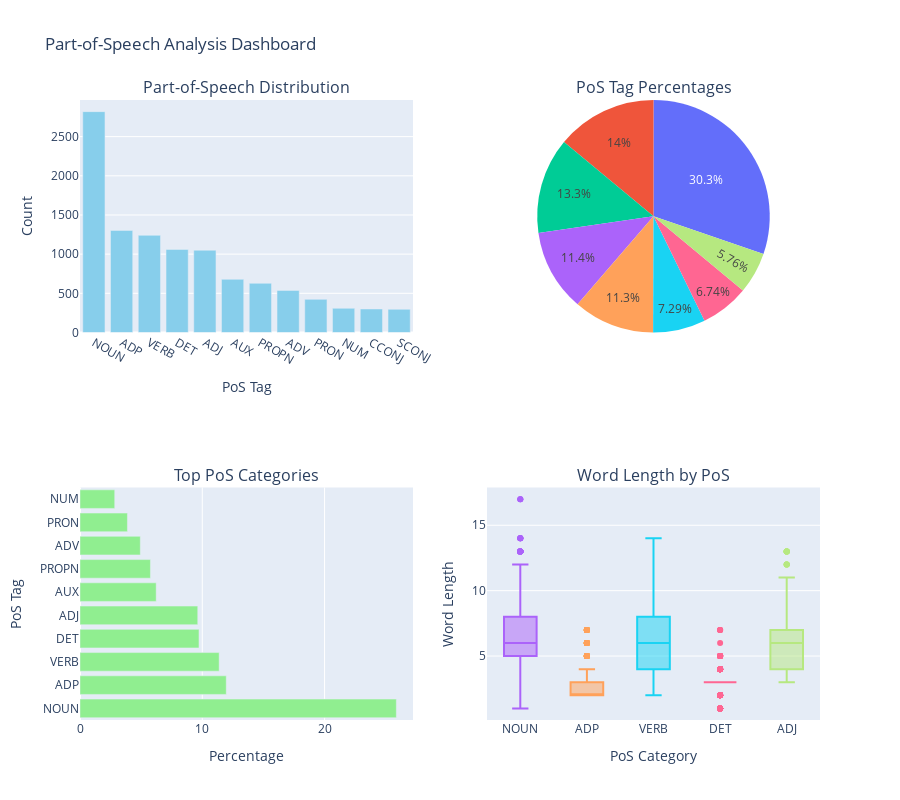

Here is the notebook cell this chart was saved with:
### Code cell
# 2. Part-of-Speech Visualizations
print("Creating PoS visualizations...")

# Prepare PoS data for visualization
pos_df = pd.DataFrame([(k, v) for k, v in sorted_pos], columns=['PoS_Tag', 'Count'])
pos_df['Description'] = pos_df['PoS_Tag'].apply(lambda x: spacy.explain(x) or x)
pos_df['Percentage'] = (pos_df['Count'] / total_tokens * 100).round(2)

# Create PoS visualization dashboard
fig_pos = make_subplots(
    rows=2, cols=2,
    subplot_titles=('Part-of-Speech Distribution', 'PoS Tag Percentages',
                   'Top PoS Categories', 'Word Length by PoS'),
    specs=[[{"type": "bar"}, {"type": "pie"}],
           [{"type": "bar"}, {"type": "box"}]]
)

# 1. PoS distribution bar chart
fig_pos.add_trace(
    go.Bar(x=pos_df['PoS_Tag'][:12], y=pos_df['Count'][:12],
           marker_color='skyblue', name='Count'),
    row=1, col=1
)

# 2. PoS percentage pie chart
fig_pos.add_trace(
    go.Pie(labels=pos_df['PoS_Tag'][:8], values=pos_df['Count'][:8],
           name="PoS Distribution"),
    row=1, col=2
)

# 3. Horizontal bar chart for better readability
fig_pos.add_trace(
    go.Bar(x=pos_df['Percentage'][:10], y=pos_df['PoS_Tag'][:10], 
           orientation='h', marker_color='lightgreen', name='Percentage'),
    row=2, col=1
)

# 4. Box plot of word lengths by PoS category
word_lengths_by_pos = defaultdict(list)
for pos_item in all_pos_data:
    word_lengths_by_pos[pos_item['pos']].append(len(pos_item['text']))

# Select top 5 PoS categories for box plot
top_pos_for_box = sorted_pos[:5]
for pos_type, _ in top_pos_for_box:
    fig_pos.add_trace(
        go.Box(y=word_lengths_by_pos[pos_type], name=pos_type),
        row=2, col=2
    )

# Update layout
fig_pos.update_layout(height=800, showlegend=False,
                      title_text="Part-of-Speech Analysis Dashboard")
fig_pos.update_xaxes(title_text="PoS Tag", row=1, col=1)
fig_pos.update_yaxes(title_text="Count", row=1, col=1)
fig_pos.update_xaxes(title_text="Percentage", row=2, col=1)
fig_pos.update_yaxes(title_text="PoS Tag", row=2, col=1)
fig_pos.update_xaxes(title_text="PoS Category", row=2, col=2)
fig_pos.update_yaxes(title_text="Word Length", row=2, col=2)

fig_pos.show()

print("PoS visualizations created!")

### Figure 1 — Plotly figure (JSON) as saved in the notebook; plotly's stock layout.template omitted (floating-point values rounded to 4 significant figures; data arrays with more than 128 entries replaced by an {"elided": "..."} marker saying what was removed)
{"data": [{"marker": {"color": "skyblue"}, "name": "Count", "type": "bar", "x": ["NOUN", "ADP", "VERB", "DET", "ADJ", "AUX", "PROPN", "ADV", "PRON", "NUM", "CCONJ", "SCONJ"], "xaxis": "x", "y": [2819, 1303, 1240, 1060, 1050, 679, 628, 537, 423, 309, 300, 296], "yaxis": "y"}, {"domain": {"x": [0.55, 1], "y": [0.625, 1]}, "labels": ["NOUN", "ADP", "VERB", "DET", "ADJ", "AUX", "PROPN", "ADV"], "name": "PoS Distribution", "type": "pie", "values": [2819, 1303, 1240, 1060, 1050, 679, 628, 537]}, {"marker": {"color": "lightgreen"}, "name": "Percentage", "orientation": "h", "type": "bar", "x": [25.87, 11.96, 11.38, 9.73, 9.63, 6.23, 5.76, 4.93, 3.88, 2.84], "xaxis": "x2", "y": ["NOUN", "ADP", "VERB", "DET", "ADJ", "AUX", "PROPN", "ADV", "PRON", "NUM"], "yaxis": "y2"}, {"name": "NOUN", "type": "box", "xaxis": "x3", "y": {"elided": "2819 int values"}, "yaxis": "y3"}, {"name": "ADP", "type": "box", "xaxis": "x3", "y": {"elided": "1303 int values"}, "yaxis": "y3"}, {"name": "VERB", "type": "box", "xaxis": "x3", "y": {"elided": "1240 int values"}, "yaxis": "y3"}, {"name": "DET", "type": "box", "xaxis": "x3", "y": {"elided": "1060 int values"}, "yaxis": "y3"}, {"name": "ADJ", "type": "box", "xaxis": "x3", "y": {"elided": "1050 int values"}, "yaxis": "y3"}], "layout": {"annotations": [{"font": {"size": 16}, "showarrow": false, "text": "Part-of-Speech Distribution", "x": 0.225, "xanchor": "center", "xref": "paper", "y": 1, "yanchor": "bottom", "yref": "paper"}, {"font": {"size": 16}, "showarrow": false, "text": "PoS Tag Percentages", "x": 0.775, "xanchor": "center", "xref": "paper", "y": 1, "yanchor": "bottom", "yref": "paper"}, {"font": {"size": 16}, "showarrow": false, "text": "Top PoS Categories", "x": 0.225, "xanchor": "center", "xref": "paper", "y": 0.375, "yanchor": "bottom", "yref": "paper"}, {"font": {"size": 16}, "showarrow": false, "text": "Word Length by PoS", "x": 0.775, "xanchor": "center", "xref": "paper", "y": 0.375, "yanchor": "bottom", "yref": "paper"}], "height": 800, "showlegend": false, "title": {"text": "Part-of-Speech Analysis Dashboard"}, "xaxis": {"anchor": "y", "domain": [0, 0.45], "title": {"text": "PoS Tag"}}, "xaxis2": {"anchor": "y2", "domain": [0, 0.45], "title": {"text": "Percentage"}}, "xaxis3": {"anchor": "y3", "domain": [0.55, 1], "title": {"text": "PoS Category"}}, "yaxis": {"anchor": "x", "domain": [0.625, 1], "title": {"text": "Count"}}, "yaxis2": {"anchor": "x2", "domain": [0, 0.375], "title": {"text": "PoS Tag"}}, "yaxis3": {"anchor": "x3", "domain": [0, 0.375], "title": {"text": "Word Length"}}}}
